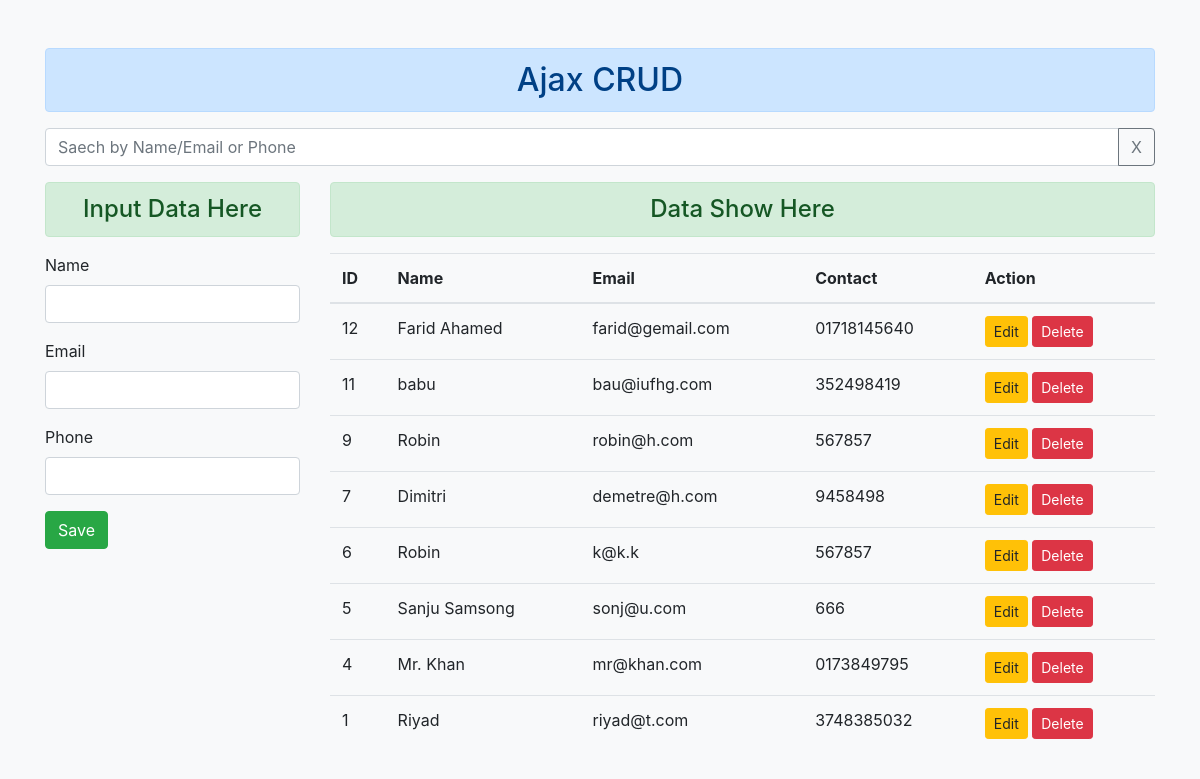
The page / on the database its author committed.
### ajaxcrud/models.py (models this page shows, shortened)
class employee_information(models.Model):
    em_name = models.CharField(max_length=50)
    em_email = models.EmailField()
    em_phn =  models.CharField(max_length=14)

### ajaxcrud/views.py (the view)
# urls.py: path('' ,views.lajax, name="ajax"),
def lajax(request):
    employees = employee_information.objects.all().order_by('-id')
    return render (request, 'ajax/Lajax.html',{'employees':employees})

### templates/ajax/Lajax.html (shortened to what this page needs)
{% load static%}
<!DOCTYPE html>
<html lang="en">
<head>
    <link rel="stylesheet" href="https://cdn.jsdelivr.net/npm/bootstrap@4.0.0/dist/css/bootstrap.min.css"
>
        <link rel="stylesheet" href="{% static 'css/custom-css.css' %}">
</head>
<body class="bg-light">
    <div class="container mt-5">
        <h2 class="text-center alert alert-primary">Ajax CRUD</h2>
        <div class="form-group">
            <div class="input-group">
                <input class="form-control search" type="text" name="" id="search" placeholder="Saech by Name/Email or Phone" aria-describedby="clearButton">
                <div class="input-group-append">
                    <button class="btn btn-outline-secondary" type="button" id="clearButton">X</button>
                </div>
            </div>
        </div>
        <div class="row">
            <div class="col-md-3">
                <h4 class="text-center alert alert-success">Input Data Here</h4>
                <form action="">
                    <div class="form-group">
                        <label for="nameid"> Name</label>
                        <input class="form-control editname" type="text" name="" id="nameid">
                    </div>
                    <div class="form-group">
                        <label for="emailid"> Email</label>
                        <input class="form-control editemail" type="text" name="" id="emailid">
                    </div>
                    <div class="form-group">
                        <label for="phnid"> Phone</label>
                        <input class="form-control editphone" type="text" name="" id="phnid">
                    </div>
                    <input type="button" class="btn btn-success" id="btnsave" value="Save">
                </form>
            </div>
            <div class="col-md-9">
                <h4 class="text-center alert alert-success">Data Show Here</h4>
                <table class="table table-hover">
                    <thead>
                        <tr>
                            <th scope="col">ID</th>
                            <th scope="col">Name</th>
                            <th scope="col">Email</th>
                            <th scope="col">Contact</th>
                            <th scope="col">Action</th>
                        </tr>
                    </thead>
                    <tbody id="tbody">
                        {% for e in employees %}
                        <tr>
                            <td> {{e.id}} </td>
                            <td> {{e.em_name}} </td>
                            <td> {{e.em_email}} </td>
                            <td> {{e.em_phn}} </td>
                            <td>
                                <input type="button" class="btn btn-sm btn-warning edit_em" data-sid="{{e.id}}"
                                    value="Edit" />
                                <input type="button" class="btn btn-sm btn-danger dlt_em" data-sid="{{e.id}}"
                                    value="Delete" />
                            </td>
                        </tr>
                        {% endfor %}
                    </tbody>
                </table>
            </div>
        </div>
    </div>
</body>
</html>

### rows shown on the page
employee_information: id "12", em_name "Farid Ahamed", em_email "farid@gemail.com", em_phn "01718145640"
employee_information: id "11", em_name "babu", em_email "bau@iufhg.com", em_phn "352498419"
employee_information: id "9", em_name "Robin", em_email "robin@h.com", em_phn "567857"
employee_information: id "7", em_name "Dimitri", em_email "demetre@h.com", em_phn "9458498"
employee_information: id "6", em_name "Robin", em_email "k@k.k", em_phn "567857"
employee_information: id "5", em_name "Sanju Samsong", em_email "sonj@u.com", em_phn "666"
employee_information: id "4", em_name "Mr. Khan", em_email "mr@khan.com", em_phn "0173849795"
employee_information: id "1", em_name "Riyad", em_email "riyad@t.com", em_phn "3748385032"
